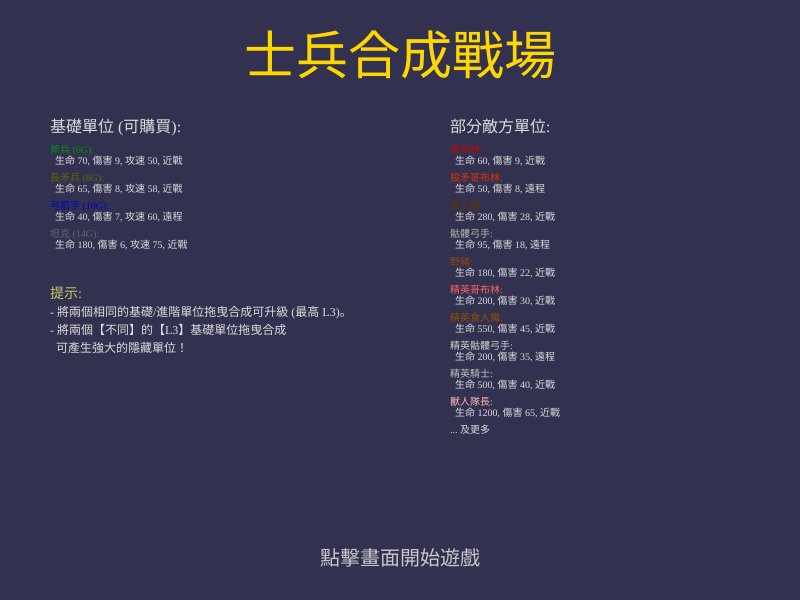
Frame 1 (no input)
Frame 60 (no input): identical to frame 1, image omitted
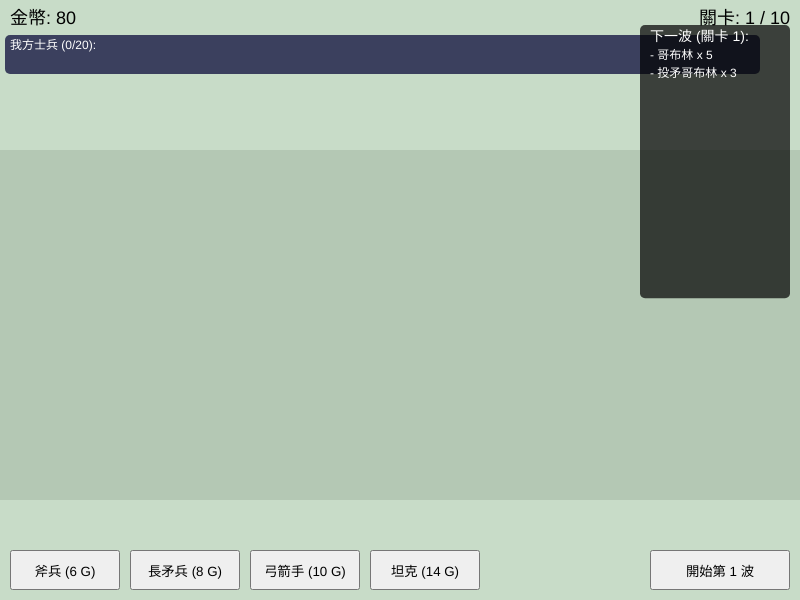
Frame 120 (the mouse pressed at the canvas centre since frame 60)

The p5.js sketch that drew these frames (run headless with seeded random() and noise() and a simulated clock; from frame 60 on, the mouse is pressed at the canvas centre):

// p5.js sketch
// ── sketch.js
// --- Game Configuration ---
const STARTING_GOLD = 80;
const MAX_LEVEL = 10;
const BASE_UNIT_MAX_LEVEL = 3;
const ADVANCED_UNIT_MAX_LEVEL = 3;
const BATTLEFIELD_Y_START = 150;
const BATTLEFIELD_HEIGHT = 350;
const SOLDIER_SPAWN_X = 80;
const MONSTER_SPAWN_X_OFFSET = 80;
const MONSTER_ELITE_SPAWN_X_OFFSET = 40;
const UNIT_RADIUS = 15;
const PREVIEW_X = 650; const PREVIEW_Y = 50;
const TOOLTIP_WIDTH = 160; const TOOLTIP_HEIGHT = 120;
const QUEST_TRIGGER_LEVEL = 4;
const NUM_QUESTS_TO_SHOW = 3;
const NUM_QUESTS_TO_CHOOSE = 1;
const NUM_ADVANCED_TO_UNLOCK = 2;
const ADVANCED_UNIT_BUY_LIMIT = 2;
const MAX_SOLDIERS_ALLOWED = 20;

// --- Game State ---
let gold; let currentLevel; let gamePhase;
let soldiers = []; let monsters = []; let draggedSoldier = null;
//let monstersToSpawn = []; // Removed - monsters created directly
let nextWavePreview = [];
let nextWaveSpawnList = [];
let spawnTimer = 0; let spawnInterval = 85; // Keep interval for potential future use? Or remove spawnTimer too. For now, keep interval.
let buyButtons = []; let startButton;
let gameMessage = ""; let messageTimer = 0;
let totalMonstersKilled = 0; let totalSoldiersLost = 0;
let hoveredUnitInfo = null;
let availableQuests = []; let activeQuests = [];
let questRewardClaimed = false;
let pendingQuestReward = false;
let waveStartTime = 0;

// --- Asset Definitions --- (Balanced Version)
const BASE_SOLDIER_TYPES = { axe: { name: "斧兵", cost: 6, baseHealth: 70, baseDamage: 9, attackSpeed: 50, range: 70, attackDistance: UNIT_RADIUS * 1.6, speed: 1.0, color: [0, 150, 0], upgradeMultiplier: 1.8, isMelee: true }, spear: { name: "長矛兵", cost: 8, baseHealth: 65, baseDamage: 8, attackSpeed: 58, range: 90, attackDistance: UNIT_RADIUS * 2.5, speed: 0.9, color: [100, 100, 0], upgradeMultiplier: 1.85, isMelee: true }, archer: { name: "弓箭手", cost: 10, baseHealth: 40, baseDamage: 7, attackSpeed: 60, range: 200, attackDistance: 200, speed: 0.7, color: [0, 0, 200], upgradeMultiplier: 1.95, isMelee: false }, tank: { name: "坦克", cost: 14, baseHealth: 180, baseDamage: 6, attackSpeed: 75, range: 60, attackDistance: UNIT_RADIUS * 1.8, speed: 0.5, color: [100, 100, 120], upgradeMultiplier: 1.6, isMelee: true } };
const ADVANCED_SOLDIER_TYPES = { berserker: { name: "狂戰士", unlocked: false, cost: 25, buyLimit: ADVANCED_UNIT_BUY_LIMIT, buyCount: 0, baseHealth: 220, baseDamage: 38, attackSpeed: 30, range: 80, attackDistance: UNIT_RADIUS * 1.8, speed: 1.2, color: [255, 50, 50], upgradeMultiplier: 1.9, isMelee: true }, headhunter: { name: "獵頭者", unlocked: false, cost: 28, buyLimit: ADVANCED_UNIT_BUY_LIMIT, buyCount: 0, baseHealth: 180, baseDamage: 30, attackSpeed: 35, range: 75, attackDistance: UNIT_RADIUS * 1.7, speed: 1.5, color: [0, 200, 100], upgradeMultiplier: 2.0, isMelee: true }, juggernaut: { name: "重裝兵", unlocked: false, cost: 40, buyLimit: ADVANCED_UNIT_BUY_LIMIT, buyCount: 0, baseHealth: 700, baseDamage: 25, attackSpeed: 70, range: 70, attackDistance: UNIT_RADIUS * 2.0, speed: 0.4, color: [80, 80, 80], upgradeMultiplier: 1.8, isMelee: true }, marksman: { name: "神射手", unlocked: false, cost: 35, buyLimit: ADVANCED_UNIT_BUY_LIMIT, buyCount: 0, baseHealth: 120, baseDamage: 28, attackSpeed: 48, range: 320, attackDistance: 320, speed: 0.7, color: [100, 0, 255], upgradeMultiplier: 2.3, isMelee: false }, phalanx: { name: "方陣兵", unlocked: false, cost: 32, buyLimit: ADVANCED_UNIT_BUY_LIMIT, buyCount: 0, baseHealth: 400, baseDamage: 22, attackSpeed: 55, range: 100, attackDistance: UNIT_RADIUS * 2.8, speed: 0.6, color: [180, 140, 0], upgradeMultiplier: 2.0, isMelee: true }, bulwarkArcher: { name: "堡壘射手", unlocked: false, cost: 30, buyLimit: ADVANCED_UNIT_BUY_LIMIT, buyCount: 0, baseHealth: 220, baseDamage: 18, attackSpeed: 58, range: 230, attackDistance: 210, speed: 0.5, color: [50, 100, 180], upgradeMultiplier: 2.0, isMelee: false } };
const mergeRecipes = [ { input: ['archer', 'axe'], output: 'headhunter' }, { input: ['archer', 'spear'], output: 'marksman' }, { input: ['archer', 'tank'], output: 'bulwarkArcher' }, { input: ['axe', 'spear'], output: 'berserker' }, { input: ['axe', 'tank'], output: 'juggernaut' }, { input: ['spear', 'tank'], output: 'phalanx' }, ];
const MONSTER_TYPES = { goblin: { name: "哥布林", baseHealth: 60, baseDamage: 9, attackSpeed: 55, range: 60, attackDistance: UNIT_RADIUS * 1.6, speed: 0.8, reward: 3, color: [200, 0, 0], isMelee: true }, goblinSpear: { name: "投矛哥布林", baseHealth: 50, baseDamage: 8, attackSpeed: 68, range: 150, attackDistance: 150, speed: 0.7, reward: 4, color: [220, 50, 0], isMelee: false }, ogre: { name: "食人魔", baseHealth: 280, baseDamage: 28, attackSpeed: 75, range: 80, attackDistance: UNIT_RADIUS * 2.0, speed: 0.4, reward: 8, color: [100, 50, 0], isMelee: true }, skeletonArcher: { name: "骷髏弓手", baseHealth: 95, baseDamage: 18, attackSpeed: 55, range: 190, attackDistance: 180, speed: 0.6, reward: 7, color: [180, 180, 180], isMelee: false }, boar: { name: "野豬", baseHealth: 180, baseDamage: 22, attackSpeed: 48, range: 50, attackDistance: UNIT_RADIUS * 1.5, speed: 1.5, reward: 6, color: [139, 69, 19], isMelee: true }, eliteGoblin: { name: "精英哥布林", baseHealth: 200, baseDamage: 30, attackSpeed: 35, range: 70, attackDistance: UNIT_RADIUS * 1.7, speed: 1.4, reward: 10, color: [255, 100, 100], isMelee: true }, eliteOgre: { name: "精英食人魔", baseHealth: 550, baseDamage: 45, attackSpeed: 65, range: 90, attackDistance: UNIT_RADIUS * 2.2, speed: 0.5, reward: 20, color: [150, 75, 0], isMelee: true }, eliteSkeletonArcher: { name: "精英骷髏弓手", baseHealth: 200, baseDamage: 35, attackSpeed: 45, range: 250, attackDistance: 250, speed: 0.8, reward: 18, color: [210, 210, 210], isMelee: false }, eliteKnight: { name: "精英騎士", baseHealth: 500, baseDamage: 40, attackSpeed: 48, range: 90, attackDistance: UNIT_RADIUS * 2.1, speed: 1.1, reward: 30, color: [192, 192, 192], isMelee: true }, miniBossOrc: { name: "獸人隊長", baseHealth: 1200, baseDamage: 65, attackSpeed: 58, range: 100, attackDistance: UNIT_RADIUS * 2.5, speed: 0.6, reward: 60, color: [0, 100, 0], isMelee: true }, bossHydra: { name: "九頭蛇", baseHealth: 1500, baseDamage: 60, attackSpeed: 42, range: 150, attackDistance: UNIT_RADIUS * 3.0, speed: 0.5, reward: 90, color: [0, 150, 150], isMelee: true }, finalBossDragon: { name: "巨龍", baseHealth: 3000, baseDamage: 100, attackSpeed: 70, range: 350, attackDistance: 300, speed: 0.5, reward: 250, color: [50, 50, 50], isMelee: false } };
function getUnitDefinition(type) { return BASE_SOLDIER_TYPES[type] || ADVANCED_SOLDIER_TYPES[type] || MONSTER_TYPES[type]; }
const masterQuestList = [ { id: 'kill_ogres', description: "擊殺 3 隻食人魔", targetType: 'killMonsterType', targetValue: 'ogre', targetCount: 3, progress: 0, isCompleted: false, isActive: false }, { id: 'kill_skeletons', description: "擊殺 5 隻骷髏弓手", targetType: 'killMonsterType', targetValue: 'skeletonArcher', targetCount: 5, progress: 0, isCompleted: false, isActive: false }, { id: 'kill_boars', description: "擊殺 4 隻野豬", targetType: 'killMonsterType', targetValue: 'boar', targetCount: 4, progress: 0, isCompleted: false, isActive: false }, { id: 'reach_gold', description: "累積金幣達到 150", targetType: 'reachGold', targetValue: null, targetCount: 150, progress: 0, isCompleted: false, isActive: false }, { id: 'merge_advanced', description: "成功合成 1 個進階單位", targetType: 'mergeAdvanced', targetValue: null, targetCount: 1, progress: 0, isCompleted: false, isActive: false }, { id: 'upgrade_archer', description: "將弓箭手升到 3 級", targetType: 'upgradeUnitToLevel', targetValue: 'archer', targetCount: 3, progress: 0, isCompleted: false, isActive: false }, { id: 'upgrade_tank', description: "將坦克升到 3 級", targetType: 'upgradeUnitToLevel', targetValue: 'tank', targetCount: 3, progress: 0, isCompleted: false, isActive: false }, { id: 'clear_wave_fast', description: "在 50 秒內清除一個波次", targetType: 'clearWaveFast', targetValue: null, targetCount: 50, progress: Infinity, isCompleted: false, isActive: false }, { id: 'win_wave_5', description: "成功通過第 5 波", targetType: 'clearSpecificWave', targetValue: null, targetCount: 5, progress: 0, isCompleted: false, isActive: false }, { id: 'win_wave_6', description: "成功通過第 6 波", targetType: 'clearSpecificWave', targetValue: null, targetCount: 6, progress: 0, isCompleted: false, isActive: false }, ];

// --- P5.js Functions ---
function setup() { createCanvas(800, 600); textAlign(CENTER, CENTER); initializeGame(); }
function draw() {
    background(200, 220, 200);
    hoveredUnitInfo = null;

    switch (gamePhase) {
        case 'startScreen':
            drawStartScreen();
            break;
        case 'questSelection':
            drawQuestSelectionScreen();
            break;
        case 'buy':
            drawBattlefield(); drawUI(); drawPlayerArmyStats(); drawEnemyPreview();
            handleDragging(); drawSoldiers(); drawMonsters(); // Draw placeholders if needed
            detectHover(); displayGameMessage(); updateBuyButtons();
            break;
        case 'fight':
            drawBattlefield(); drawUI(); drawPlayerArmyStats();
            handleDragging(); // Should be inactive
            drawSoldiers(); drawMonsters();
            detectHover(); displayGameMessage();
            // --- Core fight logic ---
            updateUnits();
            handleCombat();
            // createMonstersForWave(); // <<<--- REMOVE THIS CALL FROM DRAW LOOP ---<<<
            // spawnMonsters(); // <<<--- REMOVE THIS CALL FROM DRAW LOOP (Old name) ---<<<
            checkWaveEnd();
            checkGameOver();
            break; // End fight case
        case 'restarting':
            drawBattlefield(); drawUI(); drawSoldiers(); drawMonsters(); displayGameMessage();
            break;
        case 'win':
            drawBattlefield(); drawUI(); drawSoldiers(); drawMonsters(); drawVictoryScreen();
            break;
        default:
            console.error("Unknown phase:", gamePhase); initializeGame();
    }

    // Draw tooltip last
    if (hoveredUnitInfo && gamePhase !== 'startScreen' && gamePhase !== 'questSelection') {
        drawUnitTooltip(hoveredUnitInfo.unit, hoveredUnitInfo.type, mouseX, mouseY);
    }
} // End draw()
function detectHover() { for (const m of monsters) { if (dist(mouseX, mouseY, m.x, m.y) < UNIT_RADIUS) { hoveredUnitInfo = { unit: m, type: 'monster' }; return; } } for (const s of soldiers) { if (draggedSoldier && draggedSoldier.soldierRef === s) continue; if (dist(mouseX, mouseY, s.x, s.y) < UNIT_RADIUS) { hoveredUnitInfo = { unit: s, type: 'soldier' }; return; } } }

// --- Initialization and Button Functions ---
function initializeGame(skipStartScreen = false) { gold = STARTING_GOLD; currentLevel = 1; soldiers = []; monsters = []; /* monstersToSpawn = []; */ /* Removed */ draggedSoldier = null; gameMessage = ""; messageTimer = 0; nextWavePreview = []; nextWaveSpawnList = []; totalMonstersKilled = 0; totalSoldiersLost = 0; availableQuests = []; activeQuests = []; questRewardClaimed = false; pendingQuestReward = false; for(const type in ADVANCED_SOLDIER_TYPES) { if (ADVANCED_SOLDIER_TYPES.hasOwnProperty(type)){ ADVANCED_SOLDIER_TYPES[type].unlocked = false; ADVANCED_SOLDIER_TYPES[type].buyCount = 0; } } gamePhase = skipStartScreen ? 'buy' : 'startScreen'; createGameButtons(); if (startButton) updateStartButton(); if (gamePhase === 'startScreen') { hideGameButtons(); } else { showGameButtons(); calculateNextWavePreview(currentLevel); } if (!isLooping()) loop(); console.log(`Game Initialized/Reset to phase: ${gamePhase}`); }
function createGameButtons() { selectAll('button').forEach(btn => btn.remove()); buyButtons = []; let buttonX = 10; const buttonY = height - 50; let buttonWidth = 110; let buttonSpacing = buttonWidth + 10; const maxButtonX = width - 160; let secondRowY = height - 95; let currentY = buttonY; let count = 0; for (const type in BASE_SOLDIER_TYPES) { if (BASE_SOLDIER_TYPES.hasOwnProperty(type)){ if (buttonX + buttonWidth > maxButtonX && count >= 4) { console.warn("Not enough space for base buttons"); break; } const stats = BASE_SOLDIER_TYPES[type]; const btn = createButton(`${stats.name} (${stats.cost} G)`); btn.position(buttonX, currentY); btn.size(buttonWidth, 40); btn.mousePressed(((t) => () => buySoldier(t))(type)); buyButtons.push({ button: btn, type: type, isAdvanced: false }); buttonX += buttonSpacing; count++; } } buttonX = 10; currentY = buttonY; let advancedCount = 0; for(const type in ADVANCED_SOLDIER_TYPES){ if(ADVANCED_SOLDIER_TYPES.hasOwnProperty(type) && ADVANCED_SOLDIER_TYPES[type].unlocked) advancedCount++; } if (advancedCount > 0) { currentY = secondRowY; buttonWidth = 100; buttonSpacing = buttonWidth + 8; } for (const type in ADVANCED_SOLDIER_TYPES) { if (ADVANCED_SOLDIER_TYPES.hasOwnProperty(type)){ const stats = ADVANCED_SOLDIER_TYPES[type]; if (stats.unlocked) { if (buttonX + buttonWidth > maxButtonX) { console.warn("Not enough space for unlocked advanced button:", type); continue; } const cost = stats.cost || floor(stats.baseHealth / 10 + stats.baseDamage * 2); const btn = createButton(`★${stats.name} (${cost} G)`); btn.position(buttonX, currentY); btn.size(buttonWidth, 40); btn.style('background-color', '#FFD700'); btn.mousePressed(((t) => () => buySoldier(t))(type)); buyButtons.push({ button: btn, type: type, isAdvanced: true }); buttonX += buttonSpacing; count++; } } } if (startButton) startButton.remove(); startButton = createButton(`開始第 ${currentLevel} 波`); startButton.position(width - 150, buttonY); startButton.size(140, 40); startButton.mousePressed(startWave); }
function hideGameButtons() { buyButtons.forEach(item => { if(item.button) item.button.hide(); }); if (startButton) startButton.hide(); }
function showGameButtons() { buyButtons.forEach(item => { if(item.button) item.button.show(); }); if (startButton) startButton.show(); updateBuyButtons(); updateStartButton(); }
function updateBuyButtons() { buyButtons.forEach(item => { if (item.button) { const stats = item.isAdvanced ? ADVANCED_SOLDIER_TYPES[item.type] : BASE_SOLDIER_TYPES[item.type]; if (!stats) return; const cost = stats.cost || 0; const canAfford = gold >= cost; const isUnlocked = item.isAdvanced ? stats.unlocked : true; const buyLimitReached = item.isAdvanced ? (stats.buyCount >= stats.buyLimit) : false; const enabled = (gamePhase === 'buy') && canAfford && isUnlocked && !buyLimitReached; if (enabled) item.button.removeAttribute('disabled'); else item.button.attribute('disabled', ''); let buttonText = item.isAdvanced ? `★${stats.name}` : stats.name; buttonText += ` (${cost} G)`; if (item.isAdvanced) { buttonText += ` [${stats.buyCount}/${stats.buyLimit}]`; } item.button.html(buttonText); } }); }
function updateStartButton() { if (startButton) { startButton.html(`開始第 ${currentLevel} 波`); if (gamePhase === 'buy') startButton.removeAttribute('disabled'); else startButton.attribute('disabled', ''); } }

// --- Drawing Functions ---
function drawBattlefield() { push(); fill(180, 200, 180); noStroke(); rect(0, BATTLEFIELD_Y_START, width, BATTLEFIELD_HEIGHT); pop(); }
function drawUI() { if (gamePhase === 'startScreen') return; push(); fill(0); textSize(18); textAlign(LEFT, TOP); text(`金幣: ${gold}`, 10, 10); textAlign(RIGHT, TOP); text(`關卡: ${currentLevel} / ${MAX_LEVEL}`, width - 10, 10); pop(); }
function displayGameMessage() { if (gameMessage && gamePhase !== 'startScreen') { push(); textSize(32); let alphaValue = 255; if (messageTimer > 0 && messageTimer < 60 && gamePhase !== 'restarting' && gamePhase !== 'win') { alphaValue = map(messageTimer, 0, 59, 0, 255); } let msgColor = color(0, 0, 0, alphaValue); if (gamePhase === 'restarting') msgColor = color(255, 0, 0, alphaValue); if (gamePhase === 'win') msgColor = color(0, 200, 0, alphaValue); if (gameMessage.includes("完成")) msgColor = color(0, 150, 0, alphaValue); if (gameMessage.includes("解鎖")) msgColor = color(255, 215, 0, alphaValue); fill(msgColor); textAlign(CENTER, CENTER); text(gameMessage, width / 2, height / 2 - 30); pop(); if (messageTimer > 0 && gamePhase !== 'restarting' && gamePhase !== 'win') { messageTimer--; if (messageTimer <= 0) gameMessage = ""; } } }
function drawUnit(unit, type) { if (!unit) return; const definition = getUnitDefinition(unit.type); if (!definition) { console.error(`No definition for type: ${unit.type}`); return; } if (type === 'soldier' && draggedSoldier && draggedSoldier.soldierRef === unit) return; push(); translate(unit.x, unit.y); if (type === 'soldier') { stroke(0, 100, 255, 200); strokeWeight(2); } else if (type === 'monster') { stroke(255, 50, 50, 200); strokeWeight(2); } else { stroke(0); strokeWeight(1); } fill(unit.color || definition.color); ellipse(0, 0, UNIT_RADIUS * 2, UNIT_RADIUS * 2); noStroke(); const healthBarWidth = UNIT_RADIUS * 2.2; const healthBarHeight = 6; const healthBarYOffset = -(UNIT_RADIUS + 8); const healthRatio = constrain(unit.health / unit.maxHealth, 0, 1); fill(255, 0, 0); rect(-healthBarWidth / 2, healthBarYOffset, healthBarWidth, healthBarHeight, 2); fill(0, 255, 0); rect(-healthBarWidth / 2, healthBarYOffset, healthBarWidth * healthRatio, healthBarHeight, 2); const numericalHealthY = healthBarYOffset + healthBarHeight + 6; fill(255); stroke(0); strokeWeight(0.5); textSize(9); textAlign(CENTER, CENTER); text(`${floor(unit.health)}/${floor(unit.maxHealth)}`, 0, numericalHealthY); const nameY = numericalHealthY + 10; fill(0); noStroke(); textSize(8); text(definition.name, 0, nameY); if (type === 'soldier' && unit.level) { fill(255); stroke(0); strokeWeight(1); textSize(10); let levelPrefix = ADVANCED_SOLDIER_TYPES[unit.type] ? "★" : "L"; text(`${levelPrefix}${unit.level}`, 0, 1); } pop(); if (!definition.isMelee && unit.target !== null && frameCount - unit.lastAttackFrame < 6) { const targetList = (type === 'soldier' ? monsters : soldiers); const targetUnit = targetList[unit.target]; if (targetUnit) { push(); stroke(255, 255, 0, 180); strokeWeight(1.5); line(unit.x, unit.y, targetUnit.x, targetUnit.y); pop(); } } }
function drawSoldiers() { soldiers.forEach(s => drawUnit(s, 'soldier')); }
function drawMonsters() { monsters.forEach(m => drawUnit(m, 'monster')); }
function handleDragging() { if (draggedSoldier && draggedSoldier.soldierRef) { const s = draggedSoldier.soldierRef; const definition = getUnitDefinition(s.type); if (!definition) return; const displayX = mouseX - draggedSoldier.offsetX; const displayY = mouseY - draggedSoldier.offsetY; push(); let ghostColor = color(s.color || definition.color); ghostColor.setAlpha(150); fill(ghostColor); stroke(0, 150); ellipse(displayX, displayY, UNIT_RADIUS * 2, UNIT_RADIUS * 2); fill(255, 150); stroke(0, 150); textSize(10); textAlign(CENTER, CENTER); let levelPrefix = ADVANCED_SOLDIER_TYPES[s.type] ? "★" : "L"; text(`${levelPrefix}${s.level}`, displayX, displayY + 1); pop(); } }
function drawEnemyPreview() { if (currentLevel > MAX_LEVEL || gamePhase !== 'buy') return; push(); fill(0, 0, 0, 180); noStroke(); rect(PREVIEW_X - 10, PREVIEW_Y - 25, 150, BATTLEFIELD_HEIGHT / 1.5 + 40, 5); fill(255); textSize(14); textAlign(LEFT, TOP); text(`下一波 (關卡 ${currentLevel}):`, PREVIEW_X, PREVIEW_Y - 20); let yOffset = PREVIEW_Y; textSize(12); if (nextWavePreview.length === 0) text("載入中...", PREVIEW_X, yOffset); else { nextWavePreview.forEach(enemyInfo => { const enemyName = MONSTER_TYPES[enemyInfo.type] ? MONSTER_TYPES[enemyInfo.type].name : enemyInfo.type; text(`- ${enemyName} x ${enemyInfo.count}`, PREVIEW_X, yOffset); yOffset += 18; }); } pop(); }
function drawVictoryScreen() { push(); fill(0, 0, 50, 180); rect(0, 0, width, height); fill(0, 255, 0); textSize(48); textAlign(CENTER, CENTER); text("遊戲勝利!", width / 2, height / 2 - 150); fill(255); textSize(20); let statY = height / 2 - 80; text(`總擊殺怪物: ${totalMonstersKilled}`, width / 2, statY); statY += 30; text(`總損失士兵: ${totalSoldiersLost}`, width / 2, statY); statY += 40; textSize(16); text("存活士兵:", width / 2, statY); statY += 25; textAlign(LEFT, TOP); let survivorX = width / 2 - 150; let survivorYLimit = height - 70; soldiers.forEach(s => { if (s) { const definition = getUnitDefinition(s.type); if (definition) { let levelPrefix = ADVANCED_SOLDIER_TYPES[s.type] ? "★" : "L"; text(`- ${definition.name} (${levelPrefix}${s.level})`, survivorX, statY); statY += 20; if (statY > survivorYLimit) { survivorX += 200; statY = height / 2 + 10; } } } }); textAlign(CENTER, CENTER); textSize(18); fill(200); text("點擊任意處返回開始畫面", width / 2, height - 50); pop(); }
function drawStartScreen() { push(); background(50, 50, 80); fill(255, 215, 0); textSize(52); textAlign(CENTER, CENTER); textFont('Georgia'); text("士兵合成戰場", width / 2, 60); fill(200); textSize(20); text("點擊畫面開始遊戲", width / 2, height - 40); let startInfoY = 120; let infoXLeft = 50; let infoXRight = 450; let currentX = infoXLeft; let currentY = startInfoY; let lineHeight = 28; let statOffset = 11; fill(220); textSize(16); textAlign(LEFT, TOP); text("基礎單位 (可購買):", currentX, currentY); currentY += 25; textSize(10); for (const type in BASE_SOLDIER_TYPES) { if (BASE_SOLDIER_TYPES.hasOwnProperty(type)){ const stats = BASE_SOLDIER_TYPES[type]; fill(stats.color || 200); text(`${stats.name} (${stats.cost}G):`, currentX, currentY); fill(220); text(`  生命 ${stats.baseHealth}, 傷害 ${stats.baseDamage}, 攻速 ${stats.attackSpeed}, ${stats.isMelee ? '近戰' : '遠程'}`, currentX, currentY + statOffset); currentY += lineHeight; } } currentY += 30; fill(200, 200, 100); textSize(14); textAlign(LEFT, TOP); text("提示:", currentX, currentY); currentY += 20; textSize(12); fill(220); text("- 將兩個相同的基礎/進階單位拖曳合成可升級 (最高 L3)。", currentX, currentY); currentY += 18; text("- 將兩個【不同】的【L3】基礎單位拖曳合成", currentX, currentY); currentY += 18; text("  可產生強大的隱藏單位！", currentX, currentY); currentX = infoXRight; currentY = startInfoY; fill(220); textSize(16); textAlign(LEFT, TOP); text("部分敵方單位:", currentX, currentY); currentY += 25; textSize(10); let monsterCount = 0; for (const type in MONSTER_TYPES) { if (MONSTER_TYPES.hasOwnProperty(type)){ if (monsterCount >= 10 || currentY > height - 80) { text("... 及更多", currentX, currentY); break; } const stats = MONSTER_TYPES[type]; let monsterNameColor = stats.color || 200; if (type.includes('Boss') || type.includes('Elite')) monsterNameColor = color(255, 180, 180); fill(monsterNameColor); text(`${stats.name}:`, currentX, currentY); fill(220); text(`  生命 ${stats.baseHealth}, 傷害 ${stats.baseDamage}, ${stats.isMelee ? '近戰' : '遠程'}`, currentX, currentY + statOffset); currentY += lineHeight; monsterCount++; } } pop(); }
function drawQuestSelectionScreen() { push(); fill(0, 0, 0, 150); rect(0, 0, width, height); fill(255, 220, 0); textSize(32); textAlign(CENTER, TOP); text("任務選擇", width / 2, 50); fill(200); textSize(16); text(`從下面 ${NUM_QUESTS_TO_SHOW} 個任務中選擇 1 個`, width / 2, 90); text(`(完成即可解鎖隱藏單位)`, width / 2, 115); let questButtonY = 160; let questButtonHeight = 70; let questButtonSpacing = 20; let questButtonWidth = width * 0.7; let questButtonX = (width - questButtonWidth) / 2; availableQuests.forEach((quest, index) => { fill(80, 80, 100); stroke(150); strokeWeight(1); rect(questButtonX, questButtonY, questButtonWidth, questButtonHeight, 8); noStroke(); fill(220); textSize(14); textAlign(CENTER, CENTER); text(quest.description, questButtonX + questButtonWidth / 2, questButtonY + questButtonHeight / 2); questButtonY += questButtonHeight + questButtonSpacing; }); pop(); }
function drawUnitTooltip(unit, unitType, x, y) { const definition = getUnitDefinition(unit.type); if (!definition) return; const tooltipPadding = 8; const lineHeight = 14; let tooltipContent = []; let nameLine = `${definition.name}`; if (unitType === 'soldier' && unit.level) { let levelPrefix = ADVANCED_SOLDIER_TYPES[unit.type] ? "★" : "L"; nameLine += ` (${levelPrefix}${unit.level})`; } tooltipContent.push(nameLine); tooltipContent.push(`生命: ${floor(unit.health)} / ${floor(unit.maxHealth)}`); tooltipContent.push(`傷害: ${floor(unit.damage || 0)} | 攻速: ${definition.attackSpeed}`); tooltipContent.push(`射程: ${definition.range} | 速度: ${definition.speed.toFixed(1)}`); tooltipContent.push(`類型: ${definition.isMelee ? '近戰' : '遠程'}`); textSize(10); let requiredWidth = 0; tooltipContent.forEach(line => { requiredWidth = max(requiredWidth, textWidth(line)); }); requiredWidth += tooltipPadding * 2; let requiredHeight = tooltipContent.length * lineHeight + tooltipPadding * 2; let tooltipX = x + 15; let tooltipY = y + 15; if (tooltipX + requiredWidth > width) tooltipX = x - requiredWidth - 15; if (tooltipY + requiredHeight > height) tooltipY = y - requiredHeight - 15; tooltipX = max(tooltipX, 0); tooltipY = max(tooltipY, 0); push(); fill(0, 0, 0, 200); noStroke(); rect(tooltipX, tooltipY, requiredWidth, requiredHeight, 4); fill(255); textSize(10); textAlign(LEFT, TOP); let textY = tooltipY + tooltipPadding; tooltipContent.forEach(line => { text(line, tooltipX + tooltipPadding, textY); textY += lineHeight; }); pop(); }
// --- NEW: Function to draw player army stats ---
function drawPlayerArmyStats() {
    push();
    let infoXLeft = 10; // Starting X for the stats block
    let statsY = 40;    // Starting Y for the stats block
    let statsLineHeight = 14;
    let soldierEntryWidth = 120; // Estimated width needed per soldier entry
    let soldierEntrySpacing = 5; // Horizontal space between entries
    let maxPerRow = 6;           // Max soldiers per row
    let soldierCount = soldiers.length;

    if (soldierCount === 0 && gamePhase !== 'buy') return; // Don't draw if no soldiers unless in buy phase

    // --- Calculate background dimensions ---
    let numRows = ceil(soldierCount / maxPerRow) || 1; // At least 1 row high for title
    let bgHeight = 20 + (numRows * statsLineHeight) + 5; // Height based on rows
    let bgWidth = (maxPerRow * (soldierEntryWidth + soldierEntrySpacing)) - soldierEntrySpacing + 10; // Width based on max items + padding
    bgWidth = min(bgWidth, width - 20); // Limit width to canvas bounds


    // Draw background
    fill(0, 0, 50, 180);
    noStroke();
    rect(infoXLeft - 5, statsY - 5, bgWidth, bgHeight, 5);

    // Draw Title
    fill(255);
    textSize(12);
    textAlign(LEFT, TOP);
    text(`我方士兵 (${soldierCount}/${MAX_SOLDIERS_ALLOWED}):`, infoXLeft, statsY);
    statsY += statsLineHeight + 3; // Move down for the first row

    // --- Draw Soldier List ---
    textSize(10);
    let currentX = infoXLeft;
    let soldiersInRow = 0;

    soldiers.forEach(s => {
        if (s) {
            const definition = getUnitDefinition(s.type);
            const name = definition ? definition.name : s.type;
            const levelPrefix = ADVANCED_SOLDIER_TYPES[s.type] ? "★" : "L";

            // Prepare text content
            let soldierText = `- ${name} (${levelPrefix}${s.level})`;

            // Check if current entry fits in the row width, or if row is full
             // Estimate text width - might need adjustment based on font/actual rendering
             // let estimatedTextWidth = textWidth(soldierText) + 10;
            if (soldiersInRow >= maxPerRow /*|| currentX + estimatedTextWidth > infoXLeft + bgWidth - 10 */) {
                currentX = infoXLeft;       // Move to next row, reset X
                statsY += statsLineHeight; // Move Y down
                soldiersInRow = 0;         // Reset row counter
            }

            // Draw soldier info at current position
            text(soldierText, currentX, statsY);

            // Move X for the next entry in the same row
            currentX += soldierEntryWidth + soldierEntrySpacing;
            soldiersInRow++;
        }
    });
    pop();
}

// --- Mouse Interaction ---
function mousePressed() { if (gamePhase === 'startScreen') { gamePhase = 'buy'; showGameButtons(); calculateNextWavePreview(currentLevel); console.log("Starting game from start screen"); return; } if (gamePhase === 'win' || gamePhase === 'restarting') { console.log("Resetting to start screen from win/restart via click."); if (!isLooping()){ loop(); } initializeGame(); return; } if (gamePhase === 'questSelection') { let questButtonY = 160; let questButtonHeight = 70; let questButtonSpacing = 20; let questButtonWidth = width * 0.7; let questButtonX = (width - questButtonWidth) / 2; availableQuests.forEach((quest, index) => { if (mouseX > questButtonX && mouseX < questButtonX + questButtonWidth && mouseY > questButtonY && mouseY < questButtonY + questButtonHeight) { activeQuests = [{...quest}]; activeQuests[0].isActive = true; activeQuests[0].progress = 0; if (activeQuests[0].targetType === 'reachGold') activeQuests[0].progress = gold; if (activeQuests[0].targetType === 'clearWaveFast') activeQuests[0].progress = Infinity; console.log("Selected Active Quest:", activeQuests[0]); gamePhase = 'buy'; currentLevel = QUEST_TRIGGER_LEVEL + 1; soldiers.forEach(s => { if (s) { s.isMoving = false; s.target = null; s.health = s.maxHealth; s.x = s.lastBuyPhaseX || (SOLDIER_SPAWN_X + random(-15, 15)); s.y = s.lastBuyPhaseY || random(BATTLEFIELD_Y_START + UNIT_RADIUS + 10, BATTLEFIELD_Y_START + BATTLEFIELD_HEIGHT - UNIT_RADIUS - 10); } }); showGameButtons(); calculateNextWavePreview(currentLevel); availableQuests = []; return; } questButtonY += questButtonHeight + questButtonSpacing; }); return; } if (gamePhase === 'buy') { for (let i = soldiers.length - 1; i >= 0; i--) { const s = soldiers[i]; if (s && dist(mouseX, mouseY, s.x, s.y) < UNIT_RADIUS) { draggedSoldier = { index: i, originalX: s.x, originalY: s.y, offsetX: mouseX - s.x, offsetY: mouseY - s.y, soldierRef: s }; return; } } } }
function mouseReleased() { if (draggedSoldier) { const sourceSoldier = draggedSoldier.soldierRef; if (!sourceSoldier) { draggedSoldier = null; return; } let droppedOnTarget = false; let mergeOccurred = false; let advancedMergeOccurred = false; let upgradedUnitType = null; let upgradedUnitLevel = 0; let droppedX = mouseX - draggedSoldier.offsetX; let droppedY = mouseY - draggedSoldier.offsetY; for (let i = 0; i < soldiers.length; i++) { if (i === draggedSoldier.index) continue; const targetSoldier = soldiers[i]; if (!targetSoldier) continue; if (dist(droppedX, droppedY, targetSoldier.x, targetSoldier.y) < UNIT_RADIUS * 1.5) { droppedOnTarget = true; const sourceIsBase = BASE_SOLDIER_TYPES[sourceSoldier.type]; const targetIsBase = BASE_SOLDIER_TYPES[targetSoldier.type]; const sourceIsAdvanced = ADVANCED_SOLDIER_TYPES[sourceSoldier.type]; if (sourceIsBase && targetIsBase && sourceSoldier.level === BASE_UNIT_MAX_LEVEL && targetSoldier.level === BASE_UNIT_MAX_LEVEL && sourceSoldier.type !== targetSoldier.type) { const inputTypes = [sourceSoldier.type, targetSoldier.type].sort(); const recipe = mergeRecipes.find(r => r.input[0] === inputTypes[0] && r.input[1] === inputTypes[1]); if (recipe) { const advancedStats = ADVANCED_SOLDIER_TYPES[recipe.output]; if (advancedStats) { targetSoldier.type = recipe.output; targetSoldier.level = 1; targetSoldier.maxHealth = advancedStats.baseHealth || 100; targetSoldier.health = targetSoldier.maxHealth; targetSoldier.damage = advancedStats.baseDamage || 5; targetSoldier.attackSpeed = advancedStats.attackSpeed; targetSoldier.range = advancedStats.range; targetSoldier.attackDistance = advancedStats.attackDistance; targetSoldier.speed = advancedStats.speed; targetSoldier.color = advancedStats.color.slice(); targetSoldier.isMelee = advancedStats.isMelee; targetSoldier.lastAttackFrame = -Infinity; targetSoldier.target = null; targetSoldier.lastBuyPhaseX = targetSoldier.x; targetSoldier.lastBuyPhaseY = targetSoldier.y; removeSoldier(draggedSoldier.index); mergeOccurred = true; advancedMergeOccurred = true; console.log(`Created ${advancedStats.name} L1`); } else { console.error("Adv stats missing:", recipe.output); sourceSoldier.x = draggedSoldier.originalX; sourceSoldier.y = draggedSoldier.originalY; } } else { console.log("No adv recipe found"); sourceSoldier.x = draggedSoldier.originalX; sourceSoldier.y = draggedSoldier.originalY; } } else if (!mergeOccurred && sourceSoldier.type === targetSoldier.type && sourceSoldier.level === targetSoldier.level && ( (sourceIsBase && sourceSoldier.level < BASE_UNIT_MAX_LEVEL) || (sourceIsAdvanced && sourceSoldier.level < ADVANCED_UNIT_MAX_LEVEL) ) ) { console.log(`Standard Merging: ${sourceSoldier.type} L${sourceSoldier.level} -> L${targetSoldier.level + 1}`); targetSoldier.level++; upgradedUnitType = targetSoldier.type; upgradedUnitLevel = targetSoldier.level; const stats = getUnitDefinition(targetSoldier.type); let multiplier = 1.0; if (stats && stats.upgradeMultiplier) { multiplier = Math.pow(stats.upgradeMultiplier, targetSoldier.level - 1); } else if(stats) { multiplier = Math.pow(1.5, targetSoldier.level - 1); } targetSoldier.maxHealth = (stats.baseHealth || 100) * multiplier; targetSoldier.health = targetSoldier.maxHealth; targetSoldier.damage = (stats.baseDamage || 5) * multiplier; targetSoldier.lastBuyPhaseX = targetSoldier.x; targetSoldier.lastBuyPhaseY = targetSoldier.y; removeSoldier(draggedSoldier.index); mergeOccurred = true; } else if (!mergeOccurred) { console.log("Cannot merge: Invalid combination or max level reached."); sourceSoldier.x = draggedSoldier.originalX; sourceSoldier.y = draggedSoldier.originalY; } break; } } if (droppedOnTarget && !mergeOccurred) { /* Handled */ } else if (!droppedOnTarget) { sourceSoldier.x = constrain(droppedX, UNIT_RADIUS, width - UNIT_RADIUS); sourceSoldier.y = constrain(droppedY, BATTLEFIELD_Y_START + UNIT_RADIUS, BATTLEFIELD_Y_START + BATTLEFIELD_HEIGHT - UNIT_RADIUS); sourceSoldier.lastBuyPhaseX = sourceSoldier.x; sourceSoldier.lastBuyPhaseY = sourceSoldier.y; console.log("Repositioned soldier", draggedSoldier.index); } draggedSoldier = null; if(advancedMergeOccurred) updateQuestProgress('mergeAdvanced', null, 1); if(upgradedUnitType && upgradedUnitLevel > 0) updateQuestProgress('upgradeUnitToLevel', upgradedUnitType, upgradedUnitLevel); } }

// --- Game Logic Functions ---
function buySoldier(type) { if (gamePhase !== 'buy') return; if (soldiers.length >= MAX_SOLDIERS_ALLOWED) { gameMessage = `士兵數量已達上限 (${MAX_SOLDIERS_ALLOWED})！`; messageTimer = 120; console.log("Cannot buy soldier: Limit reached."); return; } const stats = getUnitDefinition(type); if (!stats) { console.error("Invalid soldier type:", type); return; } const cost = stats.cost || 0; const isAdv = ADVANCED_SOLDIER_TYPES[type]; if (isAdv) { if (!stats.unlocked) { console.log("Cannot buy locked advanced unit:", type); return; } if (stats.buyCount >= stats.buyLimit) { console.log(`Buy limit reached for ${stats.name}`); gameMessage = `${stats.name} 已達購買上限!`; messageTimer = 90; return; } } if (gold >= cost) { gold -= cost; if (isAdv) { stats.buyCount++; } const newSoldier = { type: type, level: 1, x: SOLDIER_SPAWN_X + random(-15, 15), y: random(BATTLEFIELD_Y_START + UNIT_RADIUS + 10, BATTLEFIELD_Y_START + BATTLEFIELD_HEIGHT - UNIT_RADIUS - 10), maxHealth: stats.baseHealth, health: stats.baseHealth, damage: stats.baseDamage, attackSpeed: stats.attackSpeed, range: stats.range, attackDistance: stats.attackDistance, speed: stats.speed, lastAttackFrame: -Infinity, target: null, isMoving: false, color: stats.color.slice(), isMelee: stats.isMelee, lastBuyPhaseX: 0, lastBuyPhaseY: 0 }; newSoldier.lastBuyPhaseX = newSoldier.x; newSoldier.lastBuyPhaseY = newSoldier.y; soldiers.push(newSoldier); console.log(`Bought ${stats.name}. Gold left: ${gold}`); updateBuyButtons(); updateQuestProgress('reachGold', null, gold); } else { console.log(`Not enough gold to buy ${stats.name}`); gameMessage = `金幣不足 (${cost} G)`; messageTimer = 90;} }
// --- Modified startWave to use createMonstersForWave ---
function startWave() {
    if (gamePhase !== 'buy') { console.log("Cannot start wave, not in buy phase."); return; }
    console.log(`Attempting to start wave ${currentLevel}. Current phase: ${gamePhase}`);

    // Use the pre-calculated spawn list stored in nextWaveSpawnList
    console.log("Using pre-calculated spawn list:", nextWaveSpawnList);
     if (!nextWaveSpawnList || !Array.isArray(nextWaveSpawnList) || nextWaveSpawnList.length === 0) {
         console.error("nextWaveSpawnList is empty or invalid when trying to start wave! Forcing calculation for current level.");
         calculateNextWavePreview(currentLevel); // Attempt recovery
         if (!nextWaveSpawnList || nextWaveSpawnList.length === 0){
            console.error("Recalculation failed! Using fallback.");
            nextWaveSpawnList = ['goblin'];
         }
     }

    gamePhase = 'fight';
    waveStartTime = millis();
    monsters = []; // Clear monsters from previous wave (should be empty anyway)

    // Create monsters based on the ensured nextWaveSpawnList
    createMonstersForWave(nextWaveSpawnList); // <<< Create monsters HERE, only once

    gameMessage = "";
    console.log("Setting soldiers to moving state.");
    soldiers.forEach(s => { if (s) { s.lastBuyPhaseX = s.x; s.lastBuyPhaseY = s.y; s.isMoving = true; s.target = null; s.lastAttackFrame = -Infinity; } });

    console.log("Calculating PREVIEW for next wave (level", currentLevel + 1 + ")");
    // Calculate preview (and store actual list) for the *next* wave AFTER this one
    calculateNextWavePreview(currentLevel + 1);

    console.log("Updating buttons for fight phase.");
    updateBuyButtons(); updateStartButton();
    console.log("startWave function finished. New phase:", gamePhase);
}
function calculateNextWavePreview(level) { if (level > MAX_LEVEL) { nextWavePreview = [{ type: "已通關", count: "!" }]; nextWaveSpawnList = []; return; } console.log(`Calculating preview AND spawn list for level ${level}`); const spawnListResult = generateMonsterWave(level); if (!spawnListResult || !Array.isArray(spawnListResult)) { console.error("generateMonsterWave returned invalid data!", spawnListResult); nextWaveSpawnList = ['goblin']; } else { nextWaveSpawnList = spawnListResult; } let counts = {}; nextWaveSpawnList.forEach(type => { counts[type] = (counts[type] || 0) + 1; }); let composition = []; for (const type in counts) { if (counts.hasOwnProperty(type)){ composition.push({ type: type, count: counts[type] }); } } nextWavePreview = composition; console.log(`Preview L${level}:`, nextWavePreview); }
// --- Modified generateMonsterWave with L1/L2 adjustments & balancing ---
function generateMonsterWave(level) {
    let waveComposition = []; let spawnList = []; let basePoints = 0; let tempSpawnList = [];
    const regularPool = ['goblin', 'goblinSpear', 'ogre', 'skeletonArcher', 'boar'];
    const weakRegularPool = ['goblin', 'goblinSpear'];
    const strongRegularPool = ['ogre', 'boar'];
    const elitePool = ['eliteGoblin', 'eliteOgre', 'eliteSkeletonArcher', 'eliteKnight'];
    const bossPool = ['miniBossOrc', 'bossHydra', 'finalBossDragon'];
    const costs = { goblin: 1, goblinSpear: 1.5, ogre: 5, skeletonArcher: 4, boar: 3, eliteGoblin: 7, eliteOgre: 18, eliteSkeletonArcher: 14, eliteKnight: 22, miniBossOrc: 35, bossHydra: 60, finalBossDragon: 120 };

    if (level === 10) { waveComposition = [ { type: 'finalBossDragon', count: 1 }, { type: 'bossHydra', count: 1 }, { type: 'eliteKnight', count: 4 }, { type: 'eliteOgre', count: 3 } ]; }
    else if (level === 9) { waveComposition = [ { type: 'miniBossOrc', count: 2 }, { type: 'eliteKnight', count: 4 }, { type: 'eliteSkeletonArcher', count: 3 } ]; }
    else if (level >= 7) { basePoints = 15 + level * 6; tempSpawnList.push('bossHydra'); basePoints -= costs['bossHydra'] || 50; let numEliteTypes = (level === 8) ? 3 : 2; let chosenElites = shuffle(elitePool).slice(0, numEliteTypes); chosenElites.forEach(eliteType => { let eliteCount = floor(random(2, 4)); for(let i=0; i<eliteCount; i++) tempSpawnList.push(eliteType); basePoints -= (costs[eliteType] || 10) * eliteCount; }); while (basePoints > 0 && tempSpawnList.length < 35) { let available = regularPool.filter(type => costs[type] <= basePoints); if (available.length === 0) break; let type = random(available); tempSpawnList.push(type); basePoints -= costs[type]; } }
    else if (level >= 4 && level <= 6) { basePoints = 12 + level * 5; let eliteType = random(elitePool); let eliteCount = (level >= 5) ? floor(random(2, 3)) : floor(random(1, 3)); for(let i=0; i<eliteCount; i++) tempSpawnList.push(eliteType); basePoints -= (costs[eliteType] || 10) * eliteCount; while (basePoints > 0 && tempSpawnList.length < 30) { let available = regularPool.filter(type => costs[type] <= basePoints); if (available.length === 0) break; let type = random(available); tempSpawnList.push(type); basePoints -= costs[type]; } }
    else if (level === 3) { basePoints = 20 + level * 5; let eliteType = random(elitePool); tempSpawnList.push(eliteType); basePoints -= (costs[eliteType] || 10); let strongType = random(strongRegularPool); let strongCount = 3; for (let i = 0; i < strongCount; i++) { if (basePoints >= (costs[strongType] || 5)) { tempSpawnList.push(strongType); basePoints -= (costs[strongType] || 5); } else { break; } } while (basePoints > 0 && tempSpawnList.length < 25) { let available = weakRegularPool.filter(type => costs[type] <= basePoints); if (available.length === 0) break; let type = random(available); tempSpawnList.push(type); basePoints -= costs[type]; } }
    else { // Levels 1 & 2
        if (level === 1) { basePoints = 12; let level1Pool = ['goblin', 'goblinSpear']; let level1Costs = { goblin: 1, goblinSpear: 1.5 }; while (basePoints > 0 && tempSpawnList.length < 8) { let available = level1Pool.filter(type => level1Costs[type] <= basePoints); if (available.length === 0) break; let type = random(available); tempSpawnList.push(type); basePoints -= level1Costs[type]; } if (tempSpawnList.length < 4) tempSpawnList.push('goblin'); }
        else { basePoints = 25; let level2Pool = ['goblin', 'goblinSpear', 'boar']; let level2Costs = { goblin: 1, goblinSpear: 1.5, boar: 3 }; if (random() < 0.3) { let strongType = 'boar'; if (basePoints >= (level2Costs[strongType] || 3)) { tempSpawnList.push(strongType); basePoints -= (level2Costs[strongType] || 3); } } while (basePoints > 0 && tempSpawnList.length < 15) { let available = ['goblin', 'goblinSpear'].filter(type => level2Costs[type] <= basePoints); if (available.length === 0) break; let type = random(available); tempSpawnList.push(type); basePoints -= level2Costs[type]; } if (tempSpawnList.length < 6) tempSpawnList.push('goblin'); }
    }

    if ([10, 9].includes(level)) { spawnList = []; waveComposition.forEach(item => { for (let i = 0; i < item.count; i++) spawnList.push(item.type); }); }
    else { spawnList = tempSpawnList; }
    spawnList = shuffle(spawnList);
    if (spawnList.length === 0) { console.warn(`Generated empty spawn list for level ${level}, adding fallback goblin.`); spawnList.push('goblin'); }

    // Calculate composition based on the final list for preview update
    let finalCounts = {}; spawnList.forEach(type => { finalCounts[type] = (finalCounts[type] || 0) + 1; });
    waveComposition = []; for (const type in finalCounts) { if(finalCounts.hasOwnProperty(type)) waveComposition.push({ type: type, count: finalCounts[type] }); }
    // The caller (calculateNextWavePreview) will handle updating nextWavePreview

    return spawnList;
}
// --- Modified createMonstersForWave ---
function createMonstersForWave(spawnList) {
    console.log("Creating monsters for wave with list:", spawnList);
    monsters = []; // Clear existing monsters immediately
    if (!spawnList || !Array.isArray(spawnList) || spawnList.length === 0) {
        console.error("createMonstersForWave called with empty or invalid spawnList! Cannot create monsters.");
        return; // Stop execution if list is bad
    }

    spawnList.forEach(monsterTypeKey => {
        const stats = MONSTER_TYPES[monsterTypeKey];
        if (!stats) { console.error("Invalid monster type in spawnList:", monsterTypeKey); return; }
        const healthMultiplier = 1 + (currentLevel - 1) * 0.18; // Increased HP scaling
        const damageMultiplier = 1 + (currentLevel - 1) * 0.15; // Increased Dmg scaling
        let spawnX;
        if (monsterTypeKey.includes('Boss') || monsterTypeKey.includes('Elite')) { spawnX = width - MONSTER_ELITE_SPAWN_X_OFFSET + random(-10, 10); }
        else { spawnX = width - MONSTER_SPAWN_X_OFFSET + random(-15, 15); }
        monsters.push({ type: monsterTypeKey, x: spawnX, y: random(BATTLEFIELD_Y_START + UNIT_RADIUS + 10, BATTLEFIELD_Y_START + BATTLEFIELD_HEIGHT - UNIT_RADIUS - 10), maxHealth: (stats.baseHealth || 100) * healthMultiplier, health: (stats.baseHealth || 100) * healthMultiplier, damage: (stats.baseDamage || 5) * damageMultiplier, attackSpeed: stats.attackSpeed, range: stats.range, attackDistance: stats.attackDistance, speed: stats.speed, reward: stats.reward || 1, lastAttackFrame: -Infinity, target: null, isMoving: true, color: stats.color ? stats.color.slice() : [128, 128, 128], isMelee: stats.isMelee });
    });
    console.log("Successfully created monsters:", monsters.length);
}
// findClosestEnemyOverall, findTargetInRange remain the same
function findClosestEnemyOverall(unit, targets) { let closestTarget = null; let minDistSq = Infinity; for (let i = 0; i < targets.length; i++) { const potentialTarget = targets[i]; if (!potentialTarget || potentialTarget.health <= 0) continue; const dSq = sq(unit.x - potentialTarget.x) + sq(unit.y - potentialTarget.y); if (dSq < minDistSq) { minDistSq = dSq; closestTarget = potentialTarget; } } return closestTarget; }
function findTargetInRange(unit, targets) { let closestTargetIndex = null; let minDistSq = sq(unit.range); for (let i = 0; i < targets.length; i++) { const potentialTarget = targets[i]; if (!potentialTarget || potentialTarget.health <= 0) continue; const dSq = sq(unit.x - potentialTarget.x) + sq(unit.y - potentialTarget.y); if (dSq < minDistSq) { minDistSq = dSq; closestTargetIndex = i; } } return closestTargetIndex; }
// updateUnits remains the same
function updateUnits() { soldiers.forEach((s) => { if (!s) return; const definition = getUnitDefinition(s.type); if(!definition) return; if (s.target !== null && (!monsters[s.target] || monsters[s.target].health <= 0)) s.target = null; if (s.target === null) s.target = findTargetInRange(s, monsters); let moveTargetPosition = null; if (s.target !== null) { const targetMonster = monsters[s.target]; if (targetMonster) { const distance = dist(s.x, s.y, targetMonster.x, targetMonster.y); if (distance <= definition.attackDistance) { s.isMoving = false; if (frameCount - s.lastAttackFrame >= s.attackSpeed) { targetMonster.health -= s.damage; s.lastAttackFrame = frameCount; } } else { s.isMoving = true; moveTargetPosition = { x: targetMonster.x, y: targetMonster.y }; } } else s.target = null; } if (s.target === null) { const closestEnemy = findClosestEnemyOverall(s, monsters); if (closestEnemy) { s.isMoving = true; moveTargetPosition = { x: closestEnemy.x, y: closestEnemy.y }; } else { s.isMoving = true; /* Keep moving right */ } } if (s.isMoving) { if (moveTargetPosition) { let angle = atan2(moveTargetPosition.y - s.y, moveTargetPosition.x - s.x); s.x += cos(angle) * s.speed; s.y += sin(angle) * s.speed; } else s.x += s.speed; s.x = constrain(s.x, UNIT_RADIUS, width - UNIT_RADIUS); s.y = constrain(s.y, BATTLEFIELD_Y_START + UNIT_RADIUS, BATTLEFIELD_Y_START + BATTLEFIELD_HEIGHT - UNIT_RADIUS); } }); monsters.forEach((m) => { if (!m) return; const definition = getUnitDefinition(m.type); if(!definition) return; if (m.target !== null && (!soldiers[m.target] || soldiers[m.target].health <= 0)) m.target = null; if (m.target === null) m.target = findTargetInRange(m, soldiers); let moveTargetPosition = null; if (m.target !== null) { const targetSoldier = soldiers[m.target]; if (targetSoldier) { const distance = dist(m.x, m.y, targetSoldier.x, targetSoldier.y); if (distance <= definition.attackDistance) { m.isMoving = false; if (frameCount - m.lastAttackFrame >= m.attackSpeed) { targetSoldier.health -= m.damage; m.lastAttackFrame = frameCount; } } else { m.isMoving = true; moveTargetPosition = { x: targetSoldier.x, y: targetSoldier.y }; } } else m.target = null; } if (m.target === null) { const closestEnemy = findClosestEnemyOverall(m, soldiers); if (closestEnemy) { m.isMoving = true; moveTargetPosition = { x: closestEnemy.x, y: closestEnemy.y }; } else { m.isMoving = true; /* Keep moving left */ } } if (m.isMoving) { if (moveTargetPosition) { let angle = atan2(moveTargetPosition.y - m.y, moveTargetPosition.x - m.x); m.x += cos(angle) * m.speed; m.y += sin(angle) * m.speed; } else m.x -= m.speed; m.x = constrain(m.x, UNIT_RADIUS, width - UNIT_RADIUS); m.y = constrain(m.y, BATTLEFIELD_Y_START + UNIT_RADIUS, BATTLEFIELD_Y_START + BATTLEFIELD_HEIGHT - UNIT_RADIUS); } }); }
// handleCombat, removeUnit, removeSoldier, removeMonster remain the same
function handleCombat() { let goldFromKills = 0; for (let i = monsters.length - 1; i >= 0; i--) { const m = monsters[i]; if (m && m.health <= 0) { goldFromKills += (m.reward || 1); totalMonstersKilled++; updateQuestProgress('killMonsterType', m.type, 1); removeMonster(i); } } if (goldFromKills > 0) { gold += goldFromKills; updateBuyButtons(); updateQuestProgress('reachGold', null, gold); } for (let i = soldiers.length - 1; i >= 0; i--) { const s = soldiers[i]; if (s && s.health <= 0) { totalSoldiersLost++; removeSoldier(i); } } }
function removeUnit(list, index, targetingList, unitType) { if (index < 0 || index >= list.length || !list[index]) return; const removedUnit = list[index]; list.splice(index, 1); targetingList.forEach(unit => { if(unit){ if (unit.target === index) { unit.target = null; unit.isMoving = true; } else if (unit.target > index) { unit.target--; } } }); }
function removeSoldier(index) { const soldierToRemove = soldiers[index]; removeUnit(soldiers, index, monsters, 'soldier'); if (draggedSoldier && index < draggedSoldier.index) { draggedSoldier.index--; } }
function removeMonster(index) { removeUnit(monsters, index, soldiers, 'monster'); }
// --- Modified checkWaveEnd ---
function checkWaveEnd() {
    // Check if monsters array exists and is empty.
    if (gamePhase === 'fight' && monsters && monsters.length === 0 ) {
        const currentWaveCleared = currentLevel;
        console.log(`Wave ${currentWaveCleared} cleared!`);
        const waveDuration = (millis() - waveStartTime) / 1000;
        updateQuestProgress('clearWaveFast', null, waveDuration);
        updateQuestProgress('clearSpecificWave', null, currentWaveCleared);

        let newUnitsWereUnlocked = false;
        if (pendingQuestReward && !questRewardClaimed) {
            newUnitsWereUnlocked = unlockAdvancedUnits();
            pendingQuestReward = false;
        }

        if (currentWaveCleared >= MAX_LEVEL) {
            console.log("Win condition met (currentLevel >= MAX_LEVEL)");
            gamePhase = 'win';
            console.log("Setting gamePhase to 'win'");
            gameMessage = ""; messageTimer = 0;
            updateBuyButtons(); updateStartButton();
            hideGameButtons();
            if(isLooping()) noLoop(); // Stop loop ONLY on win screen
            console.log("Game Won! Loop stopped.");
        } else if (currentWaveCleared === QUEST_TRIGGER_LEVEL && activeQuests.length === 0 && !questRewardClaimed) {
            gamePhase = 'questSelection'; gameMessage = ""; messageTimer = 0;
            availableQuests = shuffle(masterQuestList).slice(0, NUM_QUESTS_TO_SHOW).map(q => ({...q}));
            hideGameButtons();
            console.log("Entering Quest Selection");
        } else {
            gamePhase = 'buy';
            let waveReward = 10 + currentLevel * 4; // Increased wave clear gold reward
            gold += waveReward;
            currentLevel++;

            if (newUnitsWereUnlocked) {
                 console.log("Unlock message will be displayed.");
            } else {
                gameMessage = `第 ${currentWaveCleared} 波完成！+${waveReward}G. 準備第 ${currentLevel} 波`;
                messageTimer = 180;
            }

            soldiers.forEach(s => { if (s) { s.isMoving = false; s.target = null; s.health = s.maxHealth; s.x = s.lastBuyPhaseX || (SOLDIER_SPAWN_X + random(-15, 15)); s.y = s.lastBuyPhaseY || random(BATTLEFIELD_Y_START + UNIT_RADIUS + 10, BATTLEFIELD_Y_START + BATTLEFIELD_HEIGHT - UNIT_RADIUS - 10); } });
            updateBuyButtons();
            updateStartButton();
            calculateNextWavePreview(currentLevel);
            updateQuestProgress('reachGold', null, gold);
        }
    }
}
function checkGameOver() { if (gamePhase === 'fight' && soldiers.length === 0 && monsters.length > 0 ) { console.log("Game Over - All soldiers defeated"); gamePhase = 'restarting'; gameMessage = "遊戲結束 - 你失敗了"; messageTimer = 120; hideGameButtons(); updateBuyButtons(); updateStartButton(); } }
// --- Modified updateQuestProgress ---
function updateQuestProgress(eventType, value, amount = 1) {
    if (questRewardClaimed || activeQuests.length === 0) return;
    let questCompletedThisUpdate = false;
    activeQuests.forEach(quest => {
        if (quest.isCompleted || !quest.isActive) return;
        let progressMade = false;
        switch (quest.targetType) { case 'killMonsterType': if (eventType === 'killMonsterType' && value === quest.targetValue) { quest.progress += amount; progressMade = true; } break; case 'reachGold': if (eventType === 'reachGold') { quest.progress = max(quest.progress, value); if (quest.progress >= quest.targetCount) progressMade = true; } else if (eventType === 'buySoldier' || eventType === 'waveReward') { quest.progress = gold; if (quest.progress >= quest.targetCount) progressMade = true; } break; case 'mergeAdvanced': if (eventType === 'mergeAdvanced') { quest.progress += amount; progressMade = true; } break; case 'upgradeUnitToLevel': if (eventType === 'upgradeUnitToLevel' && value === quest.targetValue) { quest.progress = max(quest.progress, amount); if (quest.progress >= quest.targetCount) progressMade = true; } break; case 'clearWaveFast': if (eventType === 'clearWaveFast') { quest.progress = min(quest.progress, value); if (quest.progress <= quest.targetCount) progressMade = true; } break; case 'clearSpecificWave': if (eventType === 'clearSpecificWave' && value === quest.targetCount) { quest.progress = value; progressMade = true; } break; }
        if (progressMade && !quest.isCompleted) {
             if (quest.targetType === 'clearWaveFast' ? quest.progress <= quest.targetCount : quest.progress >= quest.targetCount) {
                 quest.isCompleted = true;
                 questCompletedThisUpdate = true;
                 console.log(`Quest Completed (marked): ${quest.description}`);
             }
        }
    });
    // <<< Trigger reward check HERE >>>
    if (questCompletedThisUpdate && !questRewardClaimed) {
        unlockAdvancedUnits();
    }
}
// --- Modified unlockAdvancedUnits ---
function unlockAdvancedUnits() {
    if (questRewardClaimed) return false; // Already claimed

    console.log("Quest completed! Trying to unlock advanced units...");
    let availableToUnlock = [];
    for (const type in ADVANCED_SOLDIER_TYPES) { if (!ADVANCED_SOLDIER_TYPES[type].unlocked) availableToUnlock.push(type); }
    if (availableToUnlock.length === 0) { console.log("All advanced units already unlocked."); questRewardClaimed = true; return false; }

    let unlockedCount = 0;
    let unlockedNames = [];
    availableToUnlock = shuffle(availableToUnlock);
    for (let i = 0; i < availableToUnlock.length && unlockedCount < NUM_ADVANCED_TO_UNLOCK; i++) { // <<< Use constant
        const typeToUnlock = availableToUnlock[i];
        ADVANCED_SOLDIER_TYPES[typeToUnlock].unlocked = true;
        ADVANCED_SOLDIER_TYPES[typeToUnlock].buyCount = 0;
        unlockedCount++;
        unlockedNames.push(ADVANCED_SOLDIER_TYPES[typeToUnlock].name);
        console.log(`Unlocked: ${ADVANCED_SOLDIER_TYPES[typeToUnlock].name}`);
    }

    let unlockedSuccessfully = unlockedNames.length > 0;
    if (unlockedSuccessfully) {
        gameMessage = `${unlockedNames.join('、')} 已解鎖！`; // <<< Set message here
        messageTimer = 180; // <<< Set timer here
    } else { console.log("No new units were available to unlock?"); }
    questRewardClaimed = true; // <<< Set the flag AFTER attempting unlocks >>>
    createGameButtons();
    if (gamePhase === 'buy' || gamePhase === 'questSelection') { showGameButtons(); }
    return unlockedSuccessfully; // <<< Return whether units were unlocked
}
function shuffle(array) { let currentIndex = array.length, randomIndex; while (currentIndex != 0) { randomIndex = Math.floor(Math.random() * currentIndex); currentIndex--; [array[currentIndex], array[randomIndex]] = [array[randomIndex], array[currentIndex]]; } return array; }
